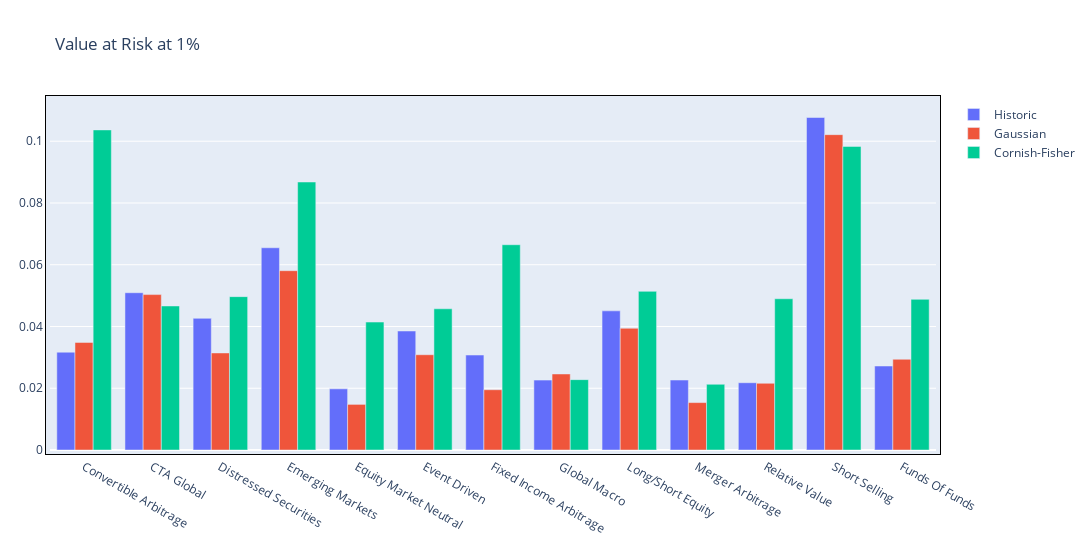

Write notebook code for a chart like this one.
### Markdown cell above
__Pregunta 1. ¿Cuál fue el VaR gaussiano paramétrico mensual al nivel del 1% (como número +ve) de la estrategia de valores en dificultades?__

### Code cell
df_var = erk.var_analysis(fund_ind, level=1)

### Figure 1 — Plotly figure (JSON) as saved in the notebook; plotly's stock layout.template omitted (floating-point values rounded to 4 significant figures)
{"data": [{"name": "Historic", "type": "bar", "x": ["Convertible Arbitrage", "CTA Global", "Distressed Securities", "Emerging Markets", "Equity Market Neutral", "Event Driven", "Fixed Income Arbitrage", "Global Macro", "Long/Short Equity", "Merger Arbitrage", "Relative Value", "Short Selling", "Funds Of Funds"], "y": [0.03167, 0.05094, 0.04264, 0.0655, 0.0198, 0.03854, 0.03075, 0.02263, 0.04506, 0.02265, 0.02179, 0.1077, 0.0272]}, {"name": "Gaussian", "type": "bar", "x": ["Convertible Arbitrage", "CTA Global", "Distressed Securities", "Emerging Markets", "Equity Market Neutral", "Event Driven", "Fixed Income Arbitrage", "Global Macro", "Long/Short Equity", "Merger Arbitrage", "Relative Value", "Short Selling", "Funds Of Funds"], "y": [0.03484, 0.05034, 0.03143, 0.05807, 0.01477, 0.03085, 0.01952, 0.02462, 0.03942, 0.01536, 0.0216, 0.1021, 0.02939]}, {"name": "Cornish-Fisher", "type": "bar", "x": ["Convertible Arbitrage", "CTA Global", "Distressed Securities", "Emerging Markets", "Equity Market Neutral", "Event Driven", "Fixed Income Arbitrage", "Global Macro", "Long/Short Equity", "Merger Arbitrage", "Relative Value", "Short Selling", "Funds Of Funds"], "y": [0.1037, 0.04664, 0.04967, 0.0868, 0.04143, 0.04573, 0.06648, 0.02279, 0.05138, 0.02128, 0.04898, 0.09832, 0.04879]}], "layout": {"autosize": false, "barmode": "group", "height": 550, "margin": {"b": 100, "l": 50, "pad": 4, "r": 50, "t": 100}, "title": {"text": "Value at Risk at 1%"}, "width": 1150, "xaxis": {"linecolor": "black", "linewidth": 1, "mirror": true}, "yaxis": {"linecolor": "black", "linewidth": 1, "mirror": true}}}
